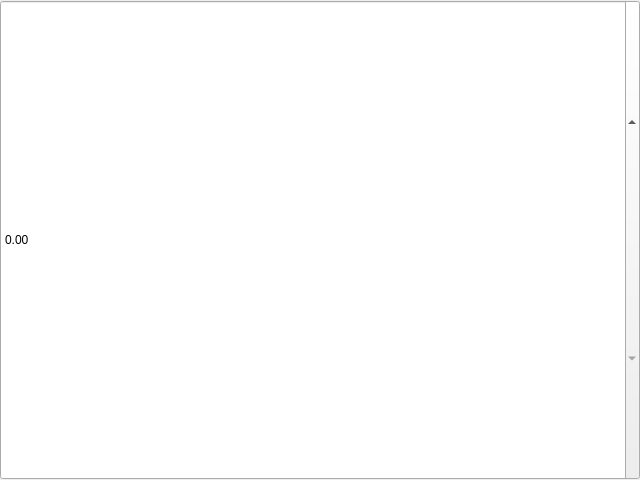
<?xml version="1.0" encoding="UTF-8"?>
<!-- SPDX-License-Identifier: MIT -->
<ui version="4.0">
 <class>DoubleSpinBoxHost</class>
 <widget class="QDoubleSpinBox" name="DoubleSpinBoxHost">
  <property name="geometry">
   <rect>
    <x>0</x>
    <y>0</y>
    <width>640</width>
    <height>480</height>
   </rect>
  </property>
  <property name="windowTitle">
   <string>QDoubleSpinBox</string>
  </property>
  <property name="toolTip">
   <string>QDoubleSpinBox host</string>
  </property>
 </widget>

</ui>
